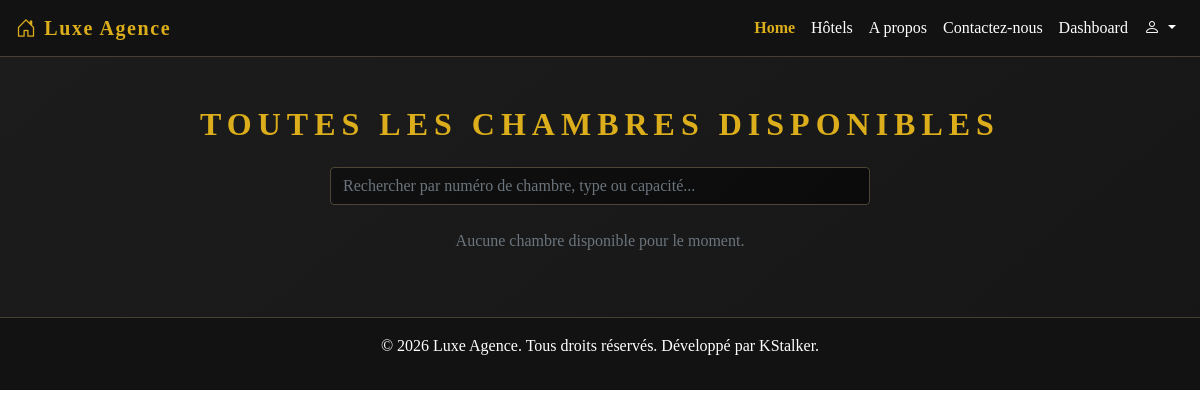
/rooms/1/, run on an earlier commit of the app's database.
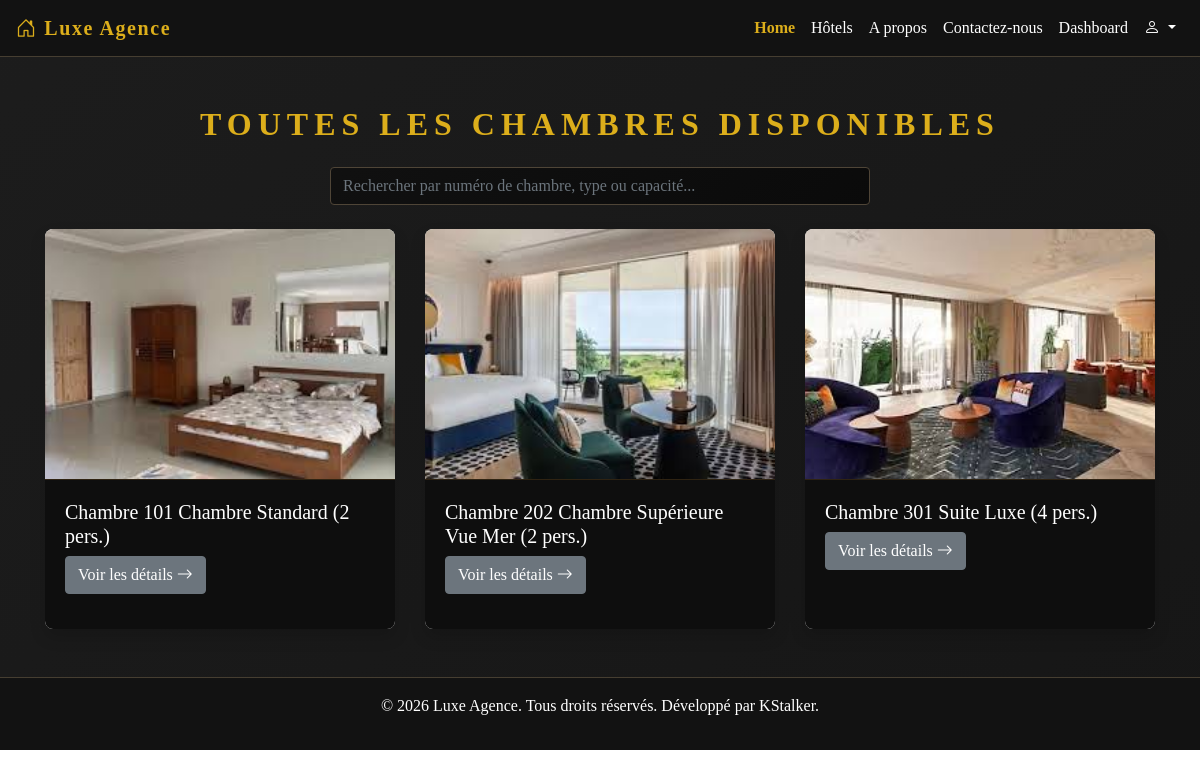
And on a later commit of the database.
### Agence/models.py (models this page shows)
class Room(models.Model):
    hotel = models.ForeignKey(Hotel, on_delete=models.CASCADE)
    room_number = models.CharField(max_length=20)
    room_type = models.CharField(max_length=100)
    price_per_night = models.DecimalField(max_digits=10, decimal_places=2)
    available = models.BooleanField(default=True)
    capacity = models.IntegerField()
    image = models.ImageField(upload_to='rooms/', default='rooms/default.jpg')

### Agence/views.py (the view)
# urls.py: path('rooms/<int:hotel_id>/', views.ListRoomView.as_view(), name='list_room'),
class ListRoomView(ListView):
    template_name = 'rooms/list_room.html'
    model = Room
    context_object_name = 'rooms'
    def get_queryset(self):
        queryset = super().get_queryset()
        hotel_id = self.kwargs.get('hotel_id')
        if hotel_id:
            queryset = queryset.filter(hotel_id=hotel_id)
        q = self.request.GET.get('q', '').strip()
        if q:
            queryset = queryset.filter(
                Q(room_number__icontains=q) |
                Q(room_type__icontains=q) |
                Q(capacity__icontains=q)
            )
        return queryset

### Agence/templates/rooms/list_room.html
{% extends 'base.html' %}
{% block content %}
<div class="container-fluid py-5 text-white" style="background: linear-gradient(140deg, rgba(16,16,16,0.95), rgba(10,10,10,0.95));" >
  <div class="container">
    <h2 class="text-center text-uppercase" style="color:#dcae1b; letter-spacing: 6px; font-weight:600;" data-aos="fade-down">
      Toutes les chambres disponibles
    </h2>
    <div class="row justify-content-center mt-4" data-aos="fade-up">
      <div class="col-md-8 col-lg-6">
        <form id="search-form" method="get" class="input-group mb-4">
          <input id="search-input" type="text" name="q" class="form-control" placeholder="Rechercher par numéro de chambre, type ou capacité..." value="{{ request.GET.q|default:'' }}" aria-label="Recherche de chambres" autocomplete="on" style="background: linear-gradient(140deg, rgba(16,16,16,0.95), rgba(10,10,10,0.95)); border:1px solid rgb(79, 69, 55);">
        </form>
      </div>
    </div>
    <div class="row g-4 mt-0" data-aos="fade-up">
      {% for room in rooms %}
          <div class="col-md-6 col-lg-4">
            <div class="card bg-black border-0 shadow" style="overflow:hidden; border-radius:8px; height: 400px;">
              {% if room.image %}
              <img src="{{ room.image.url }}" class="card-img-top" style="height:250px; object-fit:cover;" alt="{{ room.name }}">
              {% endif %}
              <div class="card-body" style="border-top:1px solid rgb(47, 35, 18); background-color: rgb(14, 14, 14); ">
                <div class="d-flex justify-content-between align-items-center mb-2">
                  <h5 class="card-title mb-0" style="color: white;">
                    Chambre {{ room.room_number }} {{ room.room_type }} ({{ room.capacity }} pers.)
                  </h5>
                </div>
                <div class="d-flex justify-content-between align-items-center mb-3">
                  <a class="btn btn-secondary btn-hero" href="{% url 'detail_room' room.id %}">Voir les détails <i class="bi bi-arrow-right me-1"></i></a>
                </div>
              </div>
            </div>
          </div>
      {% empty %}
      <div class="col-12">
        <p class="text-muted text-center">Aucune chambre disponible pour le moment.</p>
      </div>
      {% endfor %}
    </div>
  </div>
</div>
{% endblock %}

What changed in the data, as far as the page shows it:
added Room: image (picture), room_number "101", room_type "Chambre Standard", capacity "2"
added Room: image (picture), room_number "202", room_type "Chambre Supérieure Vue Mer", capacity "2"
added Room: image (picture), room_number "301", room_type "Suite Luxe", capacity "4"
Also different on the page:
text no longer shown: "Aucune chambre disponible pour le moment."
